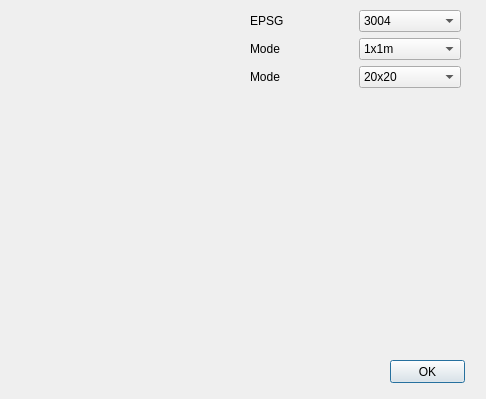
<?xml version="1.0" encoding="UTF-8"?>
<ui version="4.0">
 <class>ImportLogger</class>
 <widget class="QDialog" name="ImportLogger">
  <property name="geometry">
   <rect>
    <x>0</x>
    <y>0</y>
    <width>486</width>
    <height>399</height>
   </rect>
  </property>
  <property name="windowTitle">
   <string>Dialog</string>
  </property>
  <widget class="QWidget" name="verticalLayoutWidget">
   <property name="geometry">
    <rect>
     <x>19</x>
     <y>9</y>
     <width>221</width>
     <height>241</height>
    </rect>
   </property>
   <layout class="QVBoxLayout" name="verticalLayout"/>
  </widget>
  <widget class="QWidget" name="verticalLayoutWidget_2">
   <property name="geometry">
    <rect>
     <x>250</x>
     <y>10</y>
     <width>211</width>
     <height>241</height>
    </rect>
   </property>
   <layout class="QVBoxLayout" name="verticalLayout_2">
    <item>
     <layout class="QHBoxLayout" name="horizontalLayout_2">
      <item>
       <widget class="QLabel" name="label_2">
        <property name="text">
         <string>EPSG</string>
        </property>
       </widget>
      </item>
      <item>
       <widget class="QComboBox" name="epsg">
        <property name="currentIndex">
         <number>0</number>
        </property>
        <item>
         <property name="text">
          <string>3004</string>
         </property>
        </item>
        <item>
         <property name="text">
          <string>4326</string>
         </property>
        </item>
        <item>
         <property name="text">
          <string>32633</string>
         </property>
        </item>
        <item>
         <property name="text">
          <string>32632</string>
         </property>
        </item>
       </widget>
      </item>
     </layout>
    </item>
    <item>
     <layout class="QHBoxLayout" name="horizontalLayout_4">
      <item>
       <widget class="QLabel" name="label_4">
        <property name="text">
         <string>Mode</string>
        </property>
       </widget>
      </item>
      <item>
       <widget class="QComboBox" name="mode">
        <item>
         <property name="text">
          <string>1x1m</string>
         </property>
        </item>
        <item>
         <property name="text">
          <string>1m +2x 0.5m</string>
         </property>
        </item>
       </widget>
      </item>
     </layout>
    </item>
    <item>
     <layout class="QHBoxLayout" name="horizontalLayout_5">
      <item>
       <widget class="QLabel" name="label_5">
        <property name="text">
         <string>Mode</string>
        </property>
       </widget>
      </item>
      <item>
       <widget class="QComboBox" name="mode_2">
        <item>
         <property name="text">
          <string>20x20</string>
         </property>
        </item>
        <item>
         <property name="text">
          <string>30x30</string>
         </property>
        </item>
        <item>
         <property name="text">
          <string>10x10</string>
         </property>
        </item>
       </widget>
      </item>
     </layout>
    </item>
    <item>
     <spacer name="verticalSpacer">
      <property name="orientation">
       <enum>Qt::Vertical</enum>
      </property>
      <property name="sizeHint" stdset="0">
       <size>
        <width>20</width>
        <height>40</height>
       </size>
      </property>
     </spacer>
    </item>
   </layout>
  </widget>
  <widget class="QLabel" name="status">
   <property name="geometry">
    <rect>
     <x>50</x>
     <y>290</y>
     <width>301</width>
     <height>20</height>
    </rect>
   </property>
   <property name="text">
    <string/>
   </property>
  </widget>
  <widget class="QPushButton" name="go">
   <property name="geometry">
    <rect>
     <x>390</x>
     <y>360</y>
     <width>75</width>
     <height>23</height>
    </rect>
   </property>
   <property name="text">
    <string>OK</string>
   </property>
  </widget>
 </widget>
 <resources/>
 <connections/>
</ui>
